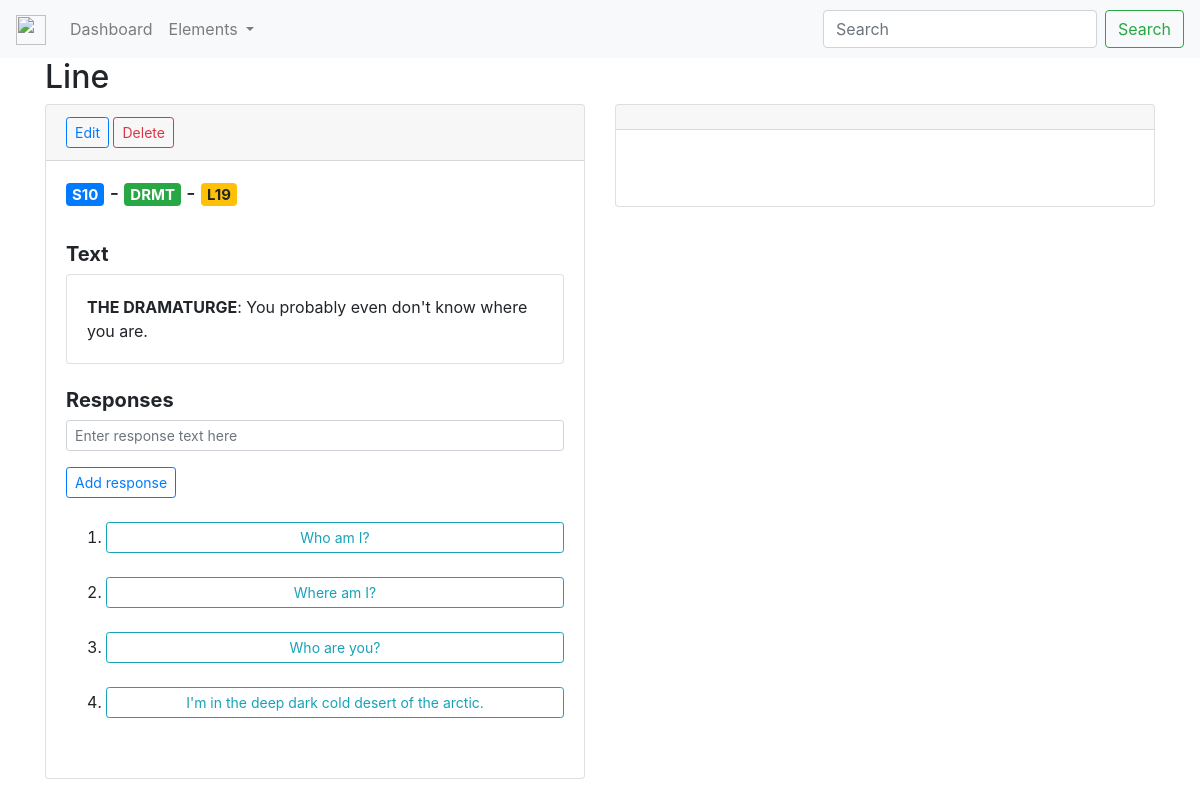
The page /lines/19/ on the database its author committed.
### lines/models.py (models this page shows, shortened)
class Line(models.Model):
    scene = models.ForeignKey(Scene, on_delete=models.CASCADE, default=None, null=True)
    character = models.ForeignKey(Character, on_delete=models.CASCADE, null=True)
    text = models.TextField(default='')
    author = models.ForeignKey(User, on_delete=models.CASCADE, default=1)
    class Meta:
        ordering = ['pk']
    def get_absolute_url(self):
        return reverse("lines:show-line", kwargs={'pk': self.pk})
    def get_edit_url(self):
        return reverse("lines:edit-line", kwargs={'pk': self.pk})
    def get_delete_url(self):
        return reverse("lines:delete-line", kwargs={'pk': self.pk})
    def get_line_id(self):
        return 'L' + str(self.pk)

### scenes/models.py (models this page shows, shortened)
class Scene(models.Model):
    description = models.TextField(default='')
    characters = models.ManyToManyField(Character)
    def get_absolute_url(self):
        return reverse('scenes:show-scene', kwargs={'pk': self.pk})
    def get_scene_code(self):
        return 'S' + str(self.pk)

### characters/models.py (models this page shows, shortened)
class Character(models.Model):
    name = models.CharField(blank=True, null=True, max_length=80)
    age = models.PositiveSmallIntegerField(blank=True, null=True)
    gender = models.CharField(blank=True, null=True, max_length=80)
    code = models.CharField(blank=True, null=True, max_length=6)
    description = models.TextField(blank=True, null=True)
    def get_absolute_url(self):
        return reverse("characters:show-character", kwargs={'pk': self.pk})

### responses/models.py (models this page shows, shortened)
class Response(models.Model):
    line = models.ForeignKey(Line, on_delete=models.CASCADE)
    next_line = models.OneToOneField(Line, related_name="next_line", on_delete=models.CASCADE, null=True)
    text = models.TextField(default='')
    author = models.ForeignKey(User, on_delete=models.CASCADE, default=1)
    class Meta:
        ordering = ['pk']
    def get_absolute_url(self):
        return reverse("responses:show-response", kwargs={'pk': self.pk})

### lines/views.py (the view, shortened to what this page needs)
# urls.py: path('<int:pk>/', views.DetailView.as_view(), name='show-character'),
class DetailView(generic.DetailView):
    model = Line
    template_name = 'lines/show_line.html'
    def get_queryset(self):
        return Line.objects.all()

### lines/templates/lines/show_line.html (shortened to what this page needs)
{% extends 'base.html' %}
{% block content %}
    <div class="container">
        <h2>Line</h2>
        <div class="row">
            <div class="col-md-6">
                <div class="card">
                    <div class="card-header">
                        <a class="btn btn-sm btn-outline-primary" href="{{ object.get_edit_url }}">Edit</a>
                        <a class="btn btn-sm btn-outline-danger" href="{{ object.get_delete_url }}">Delete</a>
                    </div>
                    <div class="card-body">
                        <h5 class="card-title">
                            <a href="{{ object.scene.get_absolute_url }}" class="badge badge-primary">{{ object.scene.get_scene_code }}</a>
                            -
                            <a href="{{ object.character.get_absolute_url }}" class="badge badge-success">{{ object.character.code }}</a>
                            -
                            <a href="{{ object.get_absolute_url }}" class="badge badge-warning">{{ object.get_line_id }}</a>
                        </h5>
                        <br>
                        <h5><b>Text</b></h5>
                        <div class="card">
                            <div class="card-body">
                                <b>{{ object.character.name|upper }}</b>: {{ object.text }}
                            </div>
                        </div>
                        <br>
                        <div>
                            <h5><b>Responses</b></h5>
                            <form action="." method="POST">
                                <div class="form-group">
                                    <input type="text" class="form-control form-control-sm" name="text" placeholder="Enter response text here" required>
                                </div>
                                <button type="submit" class="btn btn-sm btn-outline-primary">Add response</button>
                            </form>
                            <br>
                            <ol>
                                {% for response in object.response_set.all %}
                                <li>
                                    <a href="{{ response.get_absolute_url }}" class="btn btn-sm btn-outline-info btn-block">{{ response.text }}</a>
                                </li>
                                <br>
                                {% endfor %}
                            </ol>
                        </div>
                    </div>
                </div>
            </div>
            <div class="col-md-6">
                <div class="card">
                    <div class="card-header">
                    </div>
                    <div class="card-body">
                        <br>
                    </div>
                </div>
            </div>
        </div>
    </div>
{% endblock %}

### rows shown on the page
Line: scene.get_scene_code "S10", character.code "DRMT", get_line_id "L19", character.name "THE DRAMATURGE", text "You probably even don't know where you are."
Response: text "Who am I?"
Response: text "Where am I?"
Response: text "Who are you?"
Response: text "I'm in the deep dark cold desert of the arctic."
